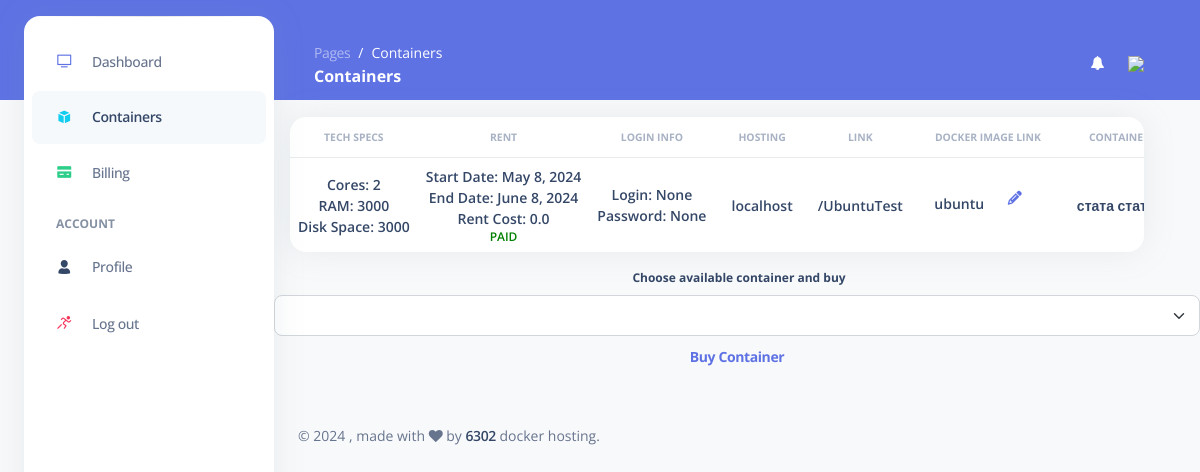
/cabinet/containers/ (signed in), run on the app's committed database.
### cabinet/models.py (models this page shows, shortened)
class User_rent_docker(models.Model):
    user = models.ForeignKey(
        CustomUser,
        on_delete=models.CASCADE,
    )
    container = models.ForeignKey(
        Container,
        on_delete=models.CASCADE,
    )
    start_date = models.DateField()
    end_date = models.DateField()
    pay = models.BooleanField()
    cost = models.IntegerField()
    class Meta:
        unique_together = ['user', 'container']
        ordering = ['user', 'container']

class Container(models.Model):
    id = models.CharField(primary_key=True, max_length=300)
    docker_image_link = models.CharField(max_length=200, blank=True, null=True)
    docker_container_link = models.CharField(max_length=200, blank=True, null=True)
    login = models.CharField(max_length=45, blank=True, null=True)
    password = models.CharField(max_length=45, blank=True, null=True)
    cores = models.IntegerField()
    port = models.IntegerField()
    disk_space = models.IntegerField()
    memory_space = models.IntegerField()
    is_working = models.BooleanField(default=False)
    cost = models.FloatField(default=0.0)
    hosting = models.ForeignKey(
        Hosting,
        on_delete=models.CASCADE,
    )
    class Meta:
        ordering = ['id']

### cabinet/views.py (the view)
# urls.py: path('containers/', views.containers, name='cabinet_containers'),
@login_required(login_url='/login')
def containers(request):
    user = request.user
    conts = User_rent_docker.objects.filter(user_id=user.id).values()
    containers = {}
    rents = {}
    for cont in conts:
        rent = cont
        container = list(Container.objects.filter(id=cont['container_id']).values())[0]
        hosting = list(Hosting.objects.filter(id=container['hosting_id']).values('address'))[0]
        try:
            hosting['address'] = socket.gethostbyaddr(hosting['address'])[0]
        except socket.herror:
            hosting['address'] = "Unknown hostname"
        containers[cont['container_id']] = rent | container | hosting
    exclude_ids = [x['container_id'] for x in list(conts.values('container_id'))] # список всех container_id, принадлежащих user
    available_containers = list(Container.objects.exclude(id__in=exclude_ids).values())
    return render(request, "cabinet/containers.html", {'containers': containers, 'available_containers': available_containers})

### cabinet/templates/cabinet/containers.html (shortened to what this page needs)
{% extends "cabinet/base.html" %}
{% block include_sidebar %}
    {% include "cabinet/includes/sidebar.html" with active_containers="active" %}
{% endblock %}
{% block include_navbar %}
    {% include "cabinet/includes/navbar.html" with title="Containers" %}
{% endblock %}
{% block content %}
    <div class="ct-example"
         style="position: relative;padding: 1rem 1rem 2rem 1rem;margin-bottom: -1.25rem;margin-right: 5vh;">
        <div class="card">
            <div class="table-responsive">
                <table class="table align-items-center mb-0" style="text-align: center">
                    <thead>
                    <tr>
                        <th class="text-uppercase text-secondary text-xxs font-weight-bolder opacity-7 ps2">
                            Tech Specs
                        </th>
                        <th class="text-uppercase text-secondary text-xxs font-weight-bolder opacity-7 ps2">
                            Rent
                        </th>
                        <th class="text-uppercase text-secondary text-xxs font-weight-bolder opacity-7 ps2">
                            Login Info
                        </th>
                        <th class="text-uppercase text-secondary text-xxs font-weight-bolder opacity-7 ps2">
                            Hosting
                        </th>
                        <th class="text-uppercase text-secondary text-xxs font-weight-bolder opacity-7 ps2">
                            Link
                        </th>
                        <th class="text-uppercase text-secondary text-xxs font-weight-bolder opacity-7 ps2">
                            Docker image link
                        </th>
                        <th class="text-uppercase text-secondary text-xxs font-weight-bolder opacity-7 ps2">
                            Container Stats
                        </th>
                    </tr>
                    </thead>
                    <tbody>
                    {% for cont, value in containers.items %}
                        <tr>
                            <td>
                                <div class="d-flex flex-column justify-content-center">
                                    <h6 class="mb-0 text-sm">Cores: {{ value.cores }}</h6>
                                    <h6 class="mb-0 text-sm">RAM: {{ value.memory_space }}</h6>
                                    <h6 class="mb-0 text-sm">Disk Space: {{ value.disk_space }}</h6>
                                </div>
                            </td>
                            <td>
                                <div class="d-flex flex-column justify-content-center">
                                    <h6 class="mb-0 text-sm">Start Date: {{ value.start_date }}</h6>
                                    <h6 class="mb-0 text-sm">End Date: {{ value.end_date }}</h6>
                                    <h6 class="mb-0 text-sm">Rent Cost: {{ value.cost }}</h6>
                                    {% if value.pay > 0 %}
                                        <h6 class="text-xs font-weight-bold mb-0"><font
                                                color="green">PAID</font></h6>
                                    {% else %}
                                        <h6 class="text-xs font-weight-bold mb-0"><font
                                                color="red">NOT PAID</font></h6>
                                    {% endif %}
                                </div>
                            </td>
                            <td>
                                <div class="d-flex flex-column justify-content-center">
                                    <h6 class="mb-0 text-sm">Login: {{ value.login }}</h6>
                                    <h6 class="mb-0 text-sm">Password: {{ value.password }}</h6>
                                </div>
                            </td>
                            <td>
                                <div class="d-flex flex-column justify-content-center">
                                    <h6 class="mb-0 text-sm">{{ value.address }}</h6>
                                </div>
                            </td>
                            <td>
                                <div class="d-flex flex-column justify-content-center">
                                    <h6 class="mb-0 text-sm">{{ value.docker_container_link }}</h6>
                                </div>
                            </td>
                            <td>
                                <div class="d-flex flex-column justify-content-center">
                                    <h6 class="mb-0 text-sm">{{ value.docker_image_link }}
                                        <button type="button" class="btn btn-link" data-bs-toggle="modal"
                                                data-bs-target="#changeImageModal">
                                            <i class="fas fa-pencil-alt"></i>
                                        </button>
                                    </h6>
                                </div>
                            </td>
                            <td>
                                <div class="d-flex flex-column justify-content-center">
                                    <h6 class="mb-0 text-sm">стата стата стата
                                    </h6>
                                </div>
                            </td>
                        </tr>
                    {% endfor %}
                    </tbody>
                </table>
            </div>
        </div>
    </div>
    <div style="text-align:center">
        <div style="text-align:center">
            <div class="mb-3">
                <label for="selectContainer" class="form-label">Choose available container and buy</label>
                <select class="form-select" id="selectContainer" name="selected_container">
                </select>
                <button type="button" class="btn btn-link" data-bs-toggle="modal"
                        data-bs-target="#purchaseContainerModal">
                    Buy Container
                </button>
            </div>
        </div>
    </div>
{% endblock %}

### data on the page
User_rent_docker: start_date "May 8, 2024", end_date "June 8, 2024"
Container: cost "0.0", docker_container_link "/UbuntuTest", docker_image_link "ubuntu"

### other printed values
{{ title }} "Containers"
{{ value.cores }} "2"
{{ value.memory_space }} "3000"
{{ value.disk_space }} "3000"
{{ value.login }} "None"
{{ value.password }} "None"
{{ value.address }} "localhost"
